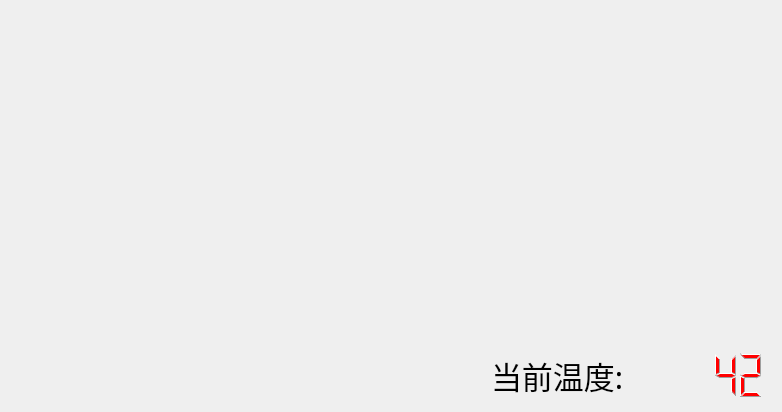
<?xml version="1.0" encoding="UTF-8"?>
<ui version="4.0">
 <class>Temperature</class>
 <widget class="QWidget" name="Temperature">
  <property name="geometry">
   <rect>
    <x>0</x>
    <y>0</y>
    <width>782</width>
    <height>412</height>
   </rect>
  </property>
  <property name="font">
   <font>
    <family>YaHei Consolas Hybrid</family>
   </font>
  </property>
  <property name="windowTitle">
   <string>Form</string>
  </property>
  <layout class="QVBoxLayout" name="verticalLayout">
   <item>
    <widget class="QCustomPlot" name="diagram" native="true">
     <property name="sizePolicy">
      <sizepolicy hsizetype="Preferred" vsizetype="Expanding">
       <horstretch>0</horstretch>
       <verstretch>0</verstretch>
      </sizepolicy>
     </property>
    </widget>
   </item>
   <item>
    <layout class="QHBoxLayout" name="horizontalLayout">
     <item>
      <spacer name="horizontalSpacer">
       <property name="orientation">
        <enum>Qt::Horizontal</enum>
       </property>
       <property name="sizeHint" stdset="0">
        <size>
         <width>40</width>
         <height>20</height>
        </size>
       </property>
      </spacer>
     </item>
     <item>
      <widget class="QLabel" name="label">
       <property name="font">
        <font>
         <pointsize>23</pointsize>
        </font>
       </property>
       <property name="text">
        <string>当前温度:</string>
       </property>
      </widget>
     </item>
     <item>
      <widget class="QLCDNumber" name="temp">
       <property name="minimumSize">
        <size>
         <width>141</width>
         <height>51</height>
        </size>
       </property>
       <property name="styleSheet">
        <string notr="true">color:red</string>
       </property>
       <property name="frameShape">
        <enum>QFrame::NoFrame</enum>
       </property>
       <property name="value" stdset="0">
        <double>42.100000000000001</double>
       </property>
       <property name="intValue" stdset="0">
        <number>42</number>
       </property>
      </widget>
     </item>
    </layout>
   </item>
  </layout>
 </widget>
 <customwidgets>
  <customwidget>
   <class>QCustomPlot</class>
   <extends>QWidget</extends>
   <header>qcustomplot.h</header>
   <container>1</container>
  </customwidget>
 </customwidgets>
 <resources/>
 <connections/>
</ui>
